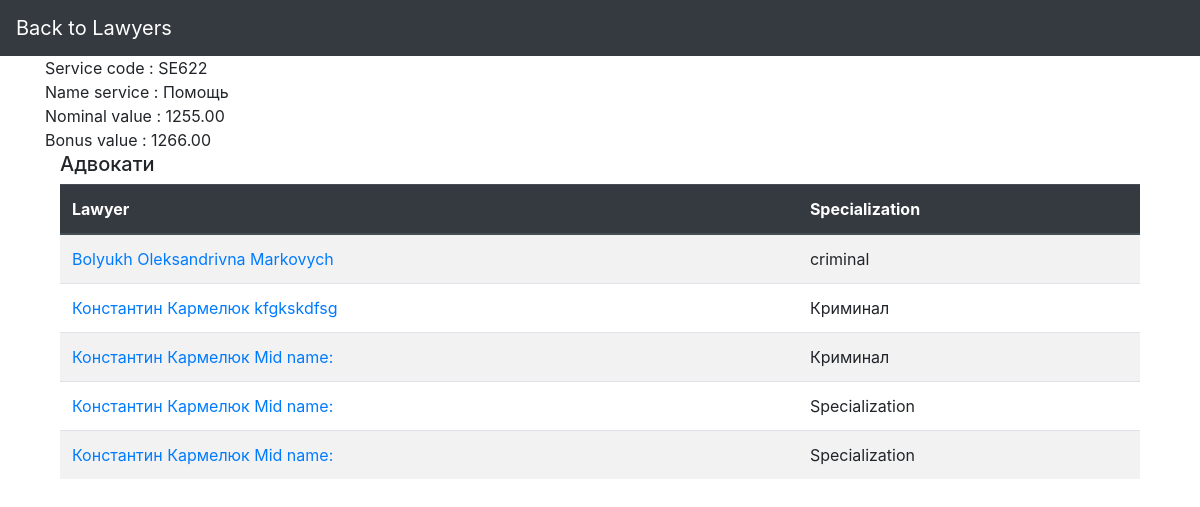
Screenshot of /database/service/SE622/ with the database file from the repository.
### DataBase/models.py (models this page shows, shortened)
class Services(models.Model):
    service_code = models.CharField(max_length=5, primary_key=True)
    name_service = models.CharField(max_length=50)
    nominal_value = models.DecimalField(max_digits=6, decimal_places=2)
    bonus_value = models.DecimalField(max_digits=6, decimal_places=2)
    class Meta:
        db_table = 'Services'

class Lawyer(models.Model):
    lawyer_code = models.CharField(max_length=8, primary_key=True)
    first_name = models.CharField(max_length=25)
    surname = models.CharField(max_length=25)
    mid_name = models.CharField(max_length=25)
    specialization = models.CharField(max_length=20)
    mail_info = models.EmailField(max_length=30)
    service = models.ManyToManyField(Services)
    work_days = models.ManyToManyField(Work_days)
    def getfullname(self):
        return f'{self.first_name} {self.surname} {self.mid_name}'
    class Meta:
        db_table = 'Lawyer'
        ordering = ['first_name']

### DataBase/views.py (the view)
# urls.py: path('service/<pk>/', views.ServiceDetailView.as_view(), name='service-detailed-view'),
class ServiceDetailView(generic.DetailView):
    model = Services
    context_object_name = "service"
    template_name = "service_detail.html"
    def get_context_data(self, **kwargs):
        context = super().get_context_data(**kwargs)
        context['lawyers'] = Lawyer.objects.filter(service=self.kwargs['pk'])
        return context

### DataBase/templates/service_detail.html (shortened to what this page needs)
{% extends "base_generic.html" %}
{% block navbar %}
 <a class="navbar-brand" href="lawyers.html">Back to Lawyers</a>
{% endblock %}
{% block content %}
    <div>Service code : {{ service.service_code }}</div>
    <div>Name service : {{ service.name_service }}</div>
    <div>Nominal value : {{ service.nominal_value }}</div>
    <div>Bonus value : {{ service.bonus_value }}</div>
    {% if lawyers %}
    <div class="container">
    <h5>Адвокати</h5>
    <table class="table table-striped">
        <thead class="thead-dark">
        <tr>
            <th>Lawyer</th>
            <th>Specialization</th>
        </tr>
        </thead>
        <tbody>
        {% for lawyer in lawyers.all %}
        <tr>
            <td><a href="{% url 'lawyer-detailed-view'  lawyer.lawyer_code %}">
                    {{lawyer.getfullname}}
                </a></td>
            <td>{{ lawyer.specialization }}</td>
        </tr>
        {% endfor %}
        </tbody>
    </table>
    </div>
    {% endif %}
{% endblock %}

### rows the page displays
Services: service_code "SE622", name_service "Помощь", nominal_value "1255.00", bonus_value "1266.00"
Lawyer: getfullname "Bolyukh Oleksandrivna Markovych", specialization "criminal"
Lawyer: getfullname "Константин Кармелюк kfgkskdfsg", specialization "Криминал"
Lawyer: getfullname "Константин Кармелюк Mid name:", specialization "Криминал"
Lawyer: getfullname "Константин Кармелюк Mid name:", specialization "Specialization"
Lawyer: getfullname "Константин Кармелюк Mid name:", specialization "Specialization"
